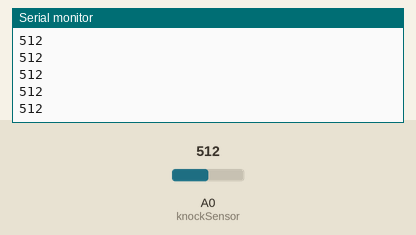
This sketch was run on a simulated Arduino Uno, built with avr-gcc and run on an emulated ATmega328P. On the bench: the last lines printed to the serial monitor. Inputs (shaded band) come from the test bench; at power-on: A0 (knockSensor) = 512.

Above: at 1.2 s.
1.3 s: A0 (knockSensor) set to 716
At 1.8 s:
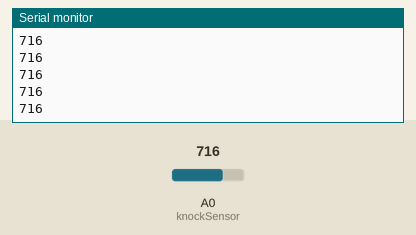
2.8 s: A0 (knockSensor) set to 900
At 3.4 s:
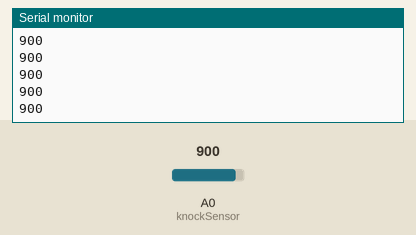
Timing chart, 0 to 5.8 s (numbered marks = the images above; inputs shaded):
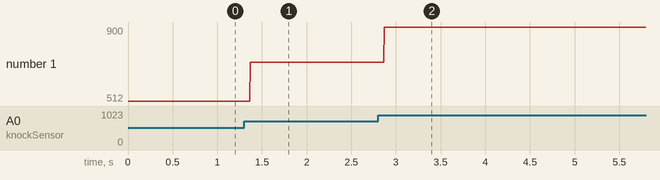

The sketch:

Piezo.ino
```cpp
/*
  Piezo

  Simple Piezo, recieving signal from analog outout and
  display on Serial print from 9600

  Extra : 1 x 1M ohm or less

  modified 25 JAN 2016 for CU Robot Class
  by Chawanan Inkumnoi

 █████╗ ██╗   ██╗████████╗ ██████╗ ███████╗ █████╗ ██╗   ██╗███████╗
██╔══██╗██║   ██║╚══██╔══╝██╔═══██╗██╔════╝██╔══██╗██║   ██║██╔════╝
███████║██║   ██║   ██║   ██║   ██║███████╗███████║██║   ██║█████╗
██╔══██║██║   ██║   ██║   ██║   ██║╚════██║██╔══██║╚██╗ ██╔╝██╔══╝
██║  ██║╚██████╔╝   ██║   ╚██████╔╝███████║██║  ██║ ╚████╔╝ ███████╗
╚═╝  ╚═╝ ╚═════╝    ╚═╝    ╚═════╝ ╚══════╝╚═╝  ╚═╝  ╚═══╝  ╚══════╝


*/

int knockSensor = A0;       // the piezo is connected to analog pin 0
// the value from piezo range from 0 to 1023
int sensorReading = 0;      // variable to store the value read from the sensor pin
void setup() {
  Serial.begin(9600);
}
void loop() {
  sensorReading = analogRead(knockSensor);
  Serial.println(sensorReading);
}
```

Measured:
- after the input at 1.3 s, the serial monitor: prints a new line after 0.07 s (image 1)
- after the input at 2.8 s, the serial monitor: prints a new line after 0.07 s (image 2)
- plotted number 1: 512 → 716 after the input at 1.3 s, 716 → 900 after the input at 2.8 s
